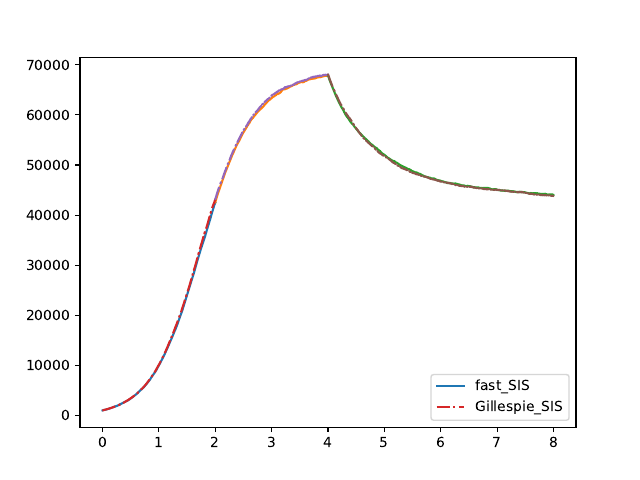

Python code for this plot:
import networkx as nx
import EoN
import matplotlib.pyplot as plt


r'''This code demonstrates a change in parameters at time t1.  To do this, it
will run to time t1 and then stop, and restart with the new parameters.

To demonstrate that stopping and restarting doesn't do anything weird, we first
run to time t0, stop, and then restart with the original parameters.  The resulting
simulation should just look like nothing changes.

Another way to do this is through writing a custom transmission rate
function into the nonMarkovian SIS code.  I hope to do this at a later time.
'''

    
    


t0= 2
t1 = 4
tmax = 8

gamma = 1
tau0 = 1
tau1 = 0.5

N= 100000
kave = 4
rho = 0.01

G = nx.fast_gnp_random_graph(N, kave/(N-1.))


#times0, S0, I0, infection_time, recovery_time = EoN.fast_SIS(G, tau0, gamma, rho = rho, tmax = t0, return_full_data=True)
sim = EoN.fast_SIS(G, tau0, gamma, rho=rho, tmax = t0, return_full_data=True)



#the infected nodes are those that either were infected and never recovered 
#(which won't be in recovery_time)
#or have been infected multiple times and their last infection was after
#their last recovery

infected = set(node for node in infection_time if node not in recovery_time or infection_time[node][-1]> recovery_time[node][-1])
times1, S1, I1, infection_time, recovery_time = EoN.fast_SIS(G, tau0, gamma, initial_infecteds= infected, tmin=t0, tmax=t1, return_full_data=True)

infected = set(node for node in infection_time if node not in recovery_time or infection_time[node][-1]> recovery_time[node][-1])
times2, S2, I2, infection_time, recovery_time = EoN.fast_SIS(G, tau1, gamma, initial_infecteds= infected, tmin=t1, tmax=tmax, return_full_data=True)

plt.plot(times0, I0, label = 'fast_SIS')
plt.plot(times1, I1)#the first two have the same parameters, so the transition should be as if it were a single simulation
plt.plot(times2, I2)#the infectiousness reduced, so a sharp change should be visible


#now for fun, redo with Gillespie
times0, S0, I0, infection_time, recovery_time = EoN.Gillespie_SIS(G, tau0, gamma, rho = rho, tmax = t0, return_full_data=True)

infected = set(node for node in infection_time if node not in recovery_time or infection_time[node][-1]> recovery_time[node][-1])
times1, S1, I1, infection_time, recovery_time = EoN.Gillespie_SIS(G, tau0, gamma, initial_infecteds= infected, tmin=t0, tmax=t1, return_full_data=True)

infected = set(node for node in infection_time if node not in recovery_time or infection_time[node][-1]> recovery_time[node][-1])
times2, S2, I2, infection_time, recovery_time = EoN.Gillespie_SIS(G, tau1, gamma, initial_infecteds= infected, tmin=t1, tmax=tmax, return_full_data=True)

plt.plot(times0, I0, '-.', label = 'Gillespie_SIS')
plt.plot(times1, I1, '-.')#the first two have the same parameters, so the transition should be as if it were a single simulation
plt.plot(times2, I2, '-.')#the infectiousness reduced, so a sharp change should be visible

plt.legend(loc = 'lower right')
plt.savefig('SIS_change_tau.png')
